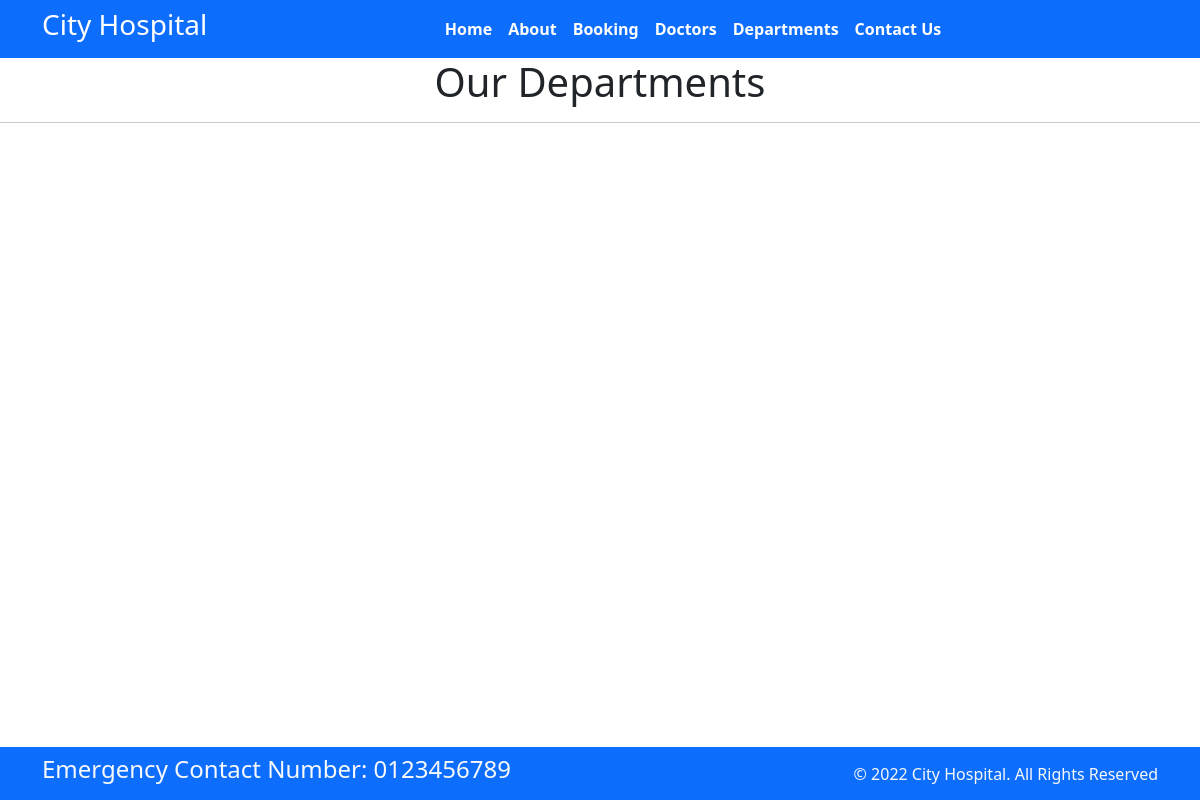
The page /department on the database as committed earlier.
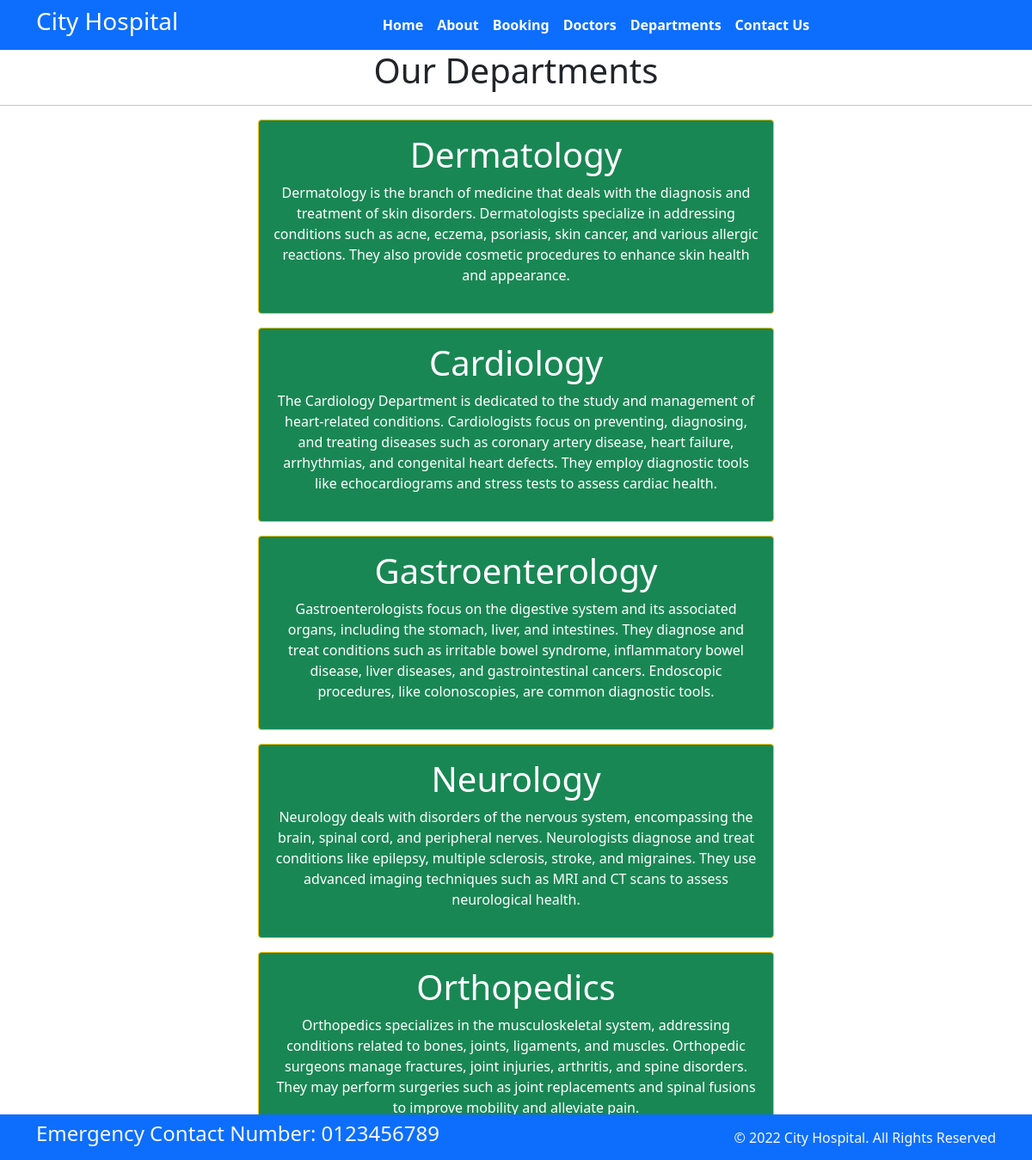
The same page on the database as committed later.
### home/models.py (models this page shows, shortened)
class Department(models.Model):
    dep_name = models.CharField(max_length=50)
    dep_description = models.TextField()

### home/views.py (the view)
# urls.py: path('department', views.department,name = "department")
def department(request):
    depp= Department.objects.all()
    x = {
        'dep':depp
        }
    return render(request,'department.html',x)

### templates/department.html (shortened to what this page needs)
{% extends 'base.html' %}
{% block content %}
<h1 class="text-center"> Our Departments </h1>
<hr>
{% for d in dep %}
<div class="mx-auto w-50 bg-success text-center text-white p-3 my-3 border border-warning rounded">
    <h1>{{d.dep_name}}</h1>
    <p> {{ d.dep_description}} </p>
</div>
{% endfor %}
{% endblock %}

Rows that differ between the two databases and show on the page:
added Department: dep_name "Dermatology", dep_description "Dermatology is the branch of medicine that deals with the diagnosis and treatment of skin disorders. Dermatologists specialize in addressing conditions such as acne, eczema, psoriasis, skin cancer, and various allergic reactions. They also provide cosmetic procedures to enhance skin health and appearance."
added Department: dep_name "Cardiology", dep_description "The Cardiology Department is dedicated to the study and management of heart-related conditions. Cardiologists focus on preventing, diagnosing, and treating diseases such as coronary artery disease, heart failure, arrhythmias, and congenital heart defects. They employ diagnostic tools like echocardiograms and stress tests to assess cardiac health."
added Department: dep_name "Gastroenterology", dep_description "Gastroenterologists focus on the digestive system and its associated organs, including the stomach, liver, and intestines. They diagnose and treat conditions such as irritable bowel syndrome, inflammatory bowel disease, liver diseases, and gastrointestinal cancers. Endoscopic procedures, like colonoscopies, are common diagnostic tools."
added Department: dep_name "Neurology", dep_description "Neurology deals with disorders of the nervous system, encompassing the brain, spinal cord, and peripheral nerves. Neurologists diagnose and treat conditions like epilepsy, multiple sclerosis, stroke, and migraines. They use advanced imaging techniques such as MRI and CT scans to assess neurological health."
added Department: dep_name "Orthopedics", dep_description "Orthopedics specializes in the musculoskeletal system, addressing conditions related to bones, joints, ligaments, and muscles. Orthopedic surgeons manage fractures, joint injuries, arthritis, and spine disorders. They may perform surgeries such as joint replacements and spinal fusions to improve mobility and alleviate pain."
